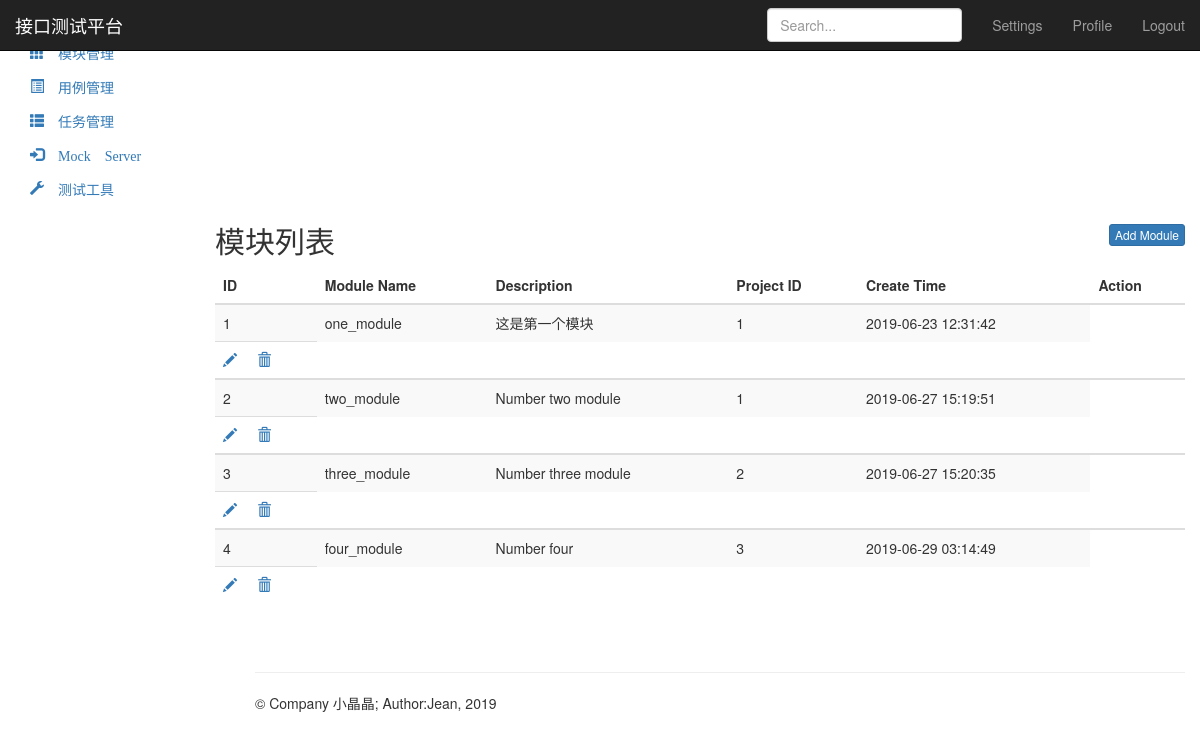
Page /module/ (signed in) on the committed database.
### module_app/models.py (models this page shows, shortened)
class Module(models.Model):
    project = models.ForeignKey(Project, on_delete=models.CASCADE)  # 与表Project关联
    name = models.CharField("名称", max_length=100, blank=False, default="")
    describe = models.TextField("描述", default="")
    create_time = models.DateTimeField("创建时间", auto_now_add=True)
    update_time = models.DateTimeField("更新时间", auto_now_add=True)

### module_app/views.py (the view)
# urls.py: path('', views.module_manage),
@login_required
def module_manage(request):
    if request.method == "GET":
        module_all = Module.objects.all()
        return render(request, 'module.html', {"modules": module_all,
                                               "type": "list"
                                               })

### templates/module.html (shortened to what this page needs)
{% extends "base.html" %}
{% block base %}
<nav class="navbar navbar-inverse navbar-fixed-top">
    <div class="container-fluid">
        <div class="navbar-header">
            <a class="navbar-brand" href="/project/">接口测试平台</a>
        </div>
        <div id="navbar" class="navbar-collapse collapse">
            <ul class="nav navbar-nav navbar-right">
                <li><a href="#">Settings</a></li>
                <li><a href="#">Profile</a></li>
                <li><a href="/logout/">Logout</a></li>
            </ul>
            <form class="navbar-form navbar-right">
                <input type="text" class="form-control" placeholder="Search...">
            </form>
        </div>
    </div>
</nav>
<div class="container-fluid">
    <div class="row">
        <div class="col-sm-3 col-md-2 sidebar">
            <ul class="nav nav-sidebar">
                <li>
                    <a href="/project/" class="glyphicon glyphicon-th-large">&nbsp;项目管理</a>
                </li>
                <li class="active">
                    <a href="/module/" class="glyphicon glyphicon-th">&nbsp;模块管理</a>
                </li>
            </ul>
            <ul class="nav nav-sidebar">
                <li><a href="/testcase/" class="glyphicon glyphicon-list-alt">&nbsp;用例管理</a></li>
                <li><a href="/testtask/" class="glyphicon glyphicon-th-list">&nbsp;任务管理</a></li>
            </ul>
            <ul class="nav nav-sidebar">
                <li><a href="" class="glyphicon glyphicon-log-in">&nbsp;Mock Server</a></li>
                <li><a href="" class="glyphicon glyphicon-wrench">&nbsp;测试工具</a></li>
            </ul>
        </div>
        <div class="col-sm-9 col-sm-offset-3 col-md-10 col-md-offset-2 main">
            {% if type == "list" %}
            <h2 class="sub-header">模块列表
                <button type="button" class="btn btn-xs btn-primary" style="float: right;"
                        onclick="location.href='/module/add_module/'">Add Module
                </button>
            </h2>
            <div class="table-responsive">
                <table class="table table-striped">
                    <thead>
                    <tr>
                        <th>ID</th>
                        <th>Module Name</th>
                        <th>Description</th>
                        <th>Project ID</th>
                        <th>Create Time</th>
                        <th>Action</th>
                    </tr>
                    </thead>
                    {% for module in modules %}
                    <tbody>
                    <tr>
                        <td>{{ module.id }}</td>
                        <td>{{ module.name }}</td>
                        <td>{{ module.describe }}</td>
                        <td>{{ module.project_id }}</td>
                        <td>{{ module.create_time | date:"Y-m-d H:i:s" }}</td>
                    </tr>
                    <td>
                        <a href="/module/edit_module/{{ module.id }}/" class="glyphicon glyphicon-pencil"
                           style="width: 30px"></a>
                        <a href="/module/delete_module/{{ module.id }}" class="glyphicon glyphicon-trash"></a>
                    </td>
                    </tbody>
                    {% endfor %}
                </table>
            </div>
            {% endif %}
        </div>
    </div>
</div>
{% endblock %}

### rows in the picture
Module: id "1", name "one_module", describe "这是第一个模块", project_id "1", create_time "2019-06-23 12:31:42"
Module: id "2", name "two_module", describe "Number two module", project_id "1", create_time "2019-06-27 15:19:51"
Module: id "3", name "three_module", describe "Number three module", project_id "2", create_time "2019-06-27 15:20:35"
Module: id "4", name "four_module", describe "Number four", project_id "3", create_time "2019-06-29 03:14:49"
